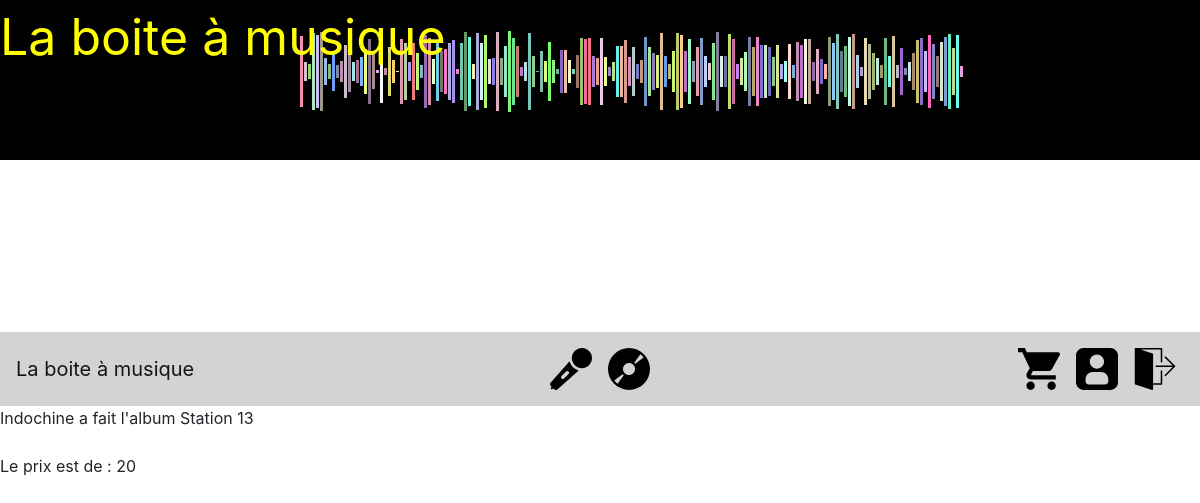
Screenshot of /pages/descriproducts.php?id=2 (signed in) with the database file from the repository.
### tables this page shows
CREATE TABLE IF NOT EXISTS `musique` (
  `id_musique` int(11) NOT NULL AUTO_INCREMENT,
  `id_artiste` int(11) NOT NULL,
  `nom_artiste` varchar(64) NOT NULL,
  `categorie_artiste` varchar(64) NOT NULL,
  `prix_vinyl` int(11) NOT NULL,
  `prix_cassette` int(11) NOT NULL,
  `nom_album` varchar(64) NOT NULL,
  `description_musique` text NOT NULL,
  `pochette` varchar(200) NOT NULL,
  PRIMARY KEY (`id_musique`)
);

### includes/includes.php (called while the page is built)
<?php
include_once 'connexionDB.php';
$DB = new connexionDB();
?>

### includes/connexionDB.php (called while the page is built, shortened)
<?php
class connexionDB {
    private $host ='localhost';
    private $name='ecommerce2';
    private $user="root";
    private $pass='';
    private $connexion;
    function __construct($host=null,$name=null,$user=null,$pass=null){
	try{
            $this->connexion = new PDO('mysql:host='.$this->host.';dbname='.$this->name,
            $this->user,$this->pass,array(
		PDO::MYSQL_ATTR_INIT_COMMAND =>'SET NAMES UTF8',
		PDO::ATTR_ERRMODE => PDO::ERRMODE_WARNING
		));
	}catch (PDOException $e){
            echo 'Erreur : Impossible de se connecter  à la BDD !';die();
	}
    }
    public function query($sql , $data=array()){
	$req = $this->connexion->prepare($sql);
	$req->execute($data);
        return $req;
    }
}
?>

### pages/descriproducts.php (the view, shortened to what this page needs)
<?php
require_once("../includes/includes.php");
$idget = $_GET['id'];
$musics = $DB-> query('SELECT * FROM musique WHERE id_musique='.$idget);
$musics = $musics->fetchAll();
foreach ($musics as $msc){
};
?>
<!DOCTYPE html>
<html lang="en">
<head>
	<link rel="stylesheet" href="https://stackpath.bootstrapcdn.com/bootstrap/4.1.1/css/bootstrap.min.css">
	<link rel="stylesheet" href="/commerce/E/index.css">
</head>
<body>
	<?php
require_once ('../includes/bande_son.php');
?>
<div class="wrapper">
<?php
require_once("../includes/navbar.php");
 ?>
	<?php echo $msc['nom_artiste'].' a fait l\'album '.$msc['nom_album']?><br><br>
	Le prix est de : <?php echo $msc['prix_vinyl'] ?>
</div>
</body>
</html>

### index.css (style rules this page uses)
* { margin: 0; padding: 0; box-sizing: border-box; }
html, body { margin: auto; height: 100%; }
.wrapper { position: absolute; top:20%; left:0; width: 100%; height: 100%; }

### rows the page displays
musique: nom_artiste "Indochine", nom_album "Station 13", prix_vinyl "20"
